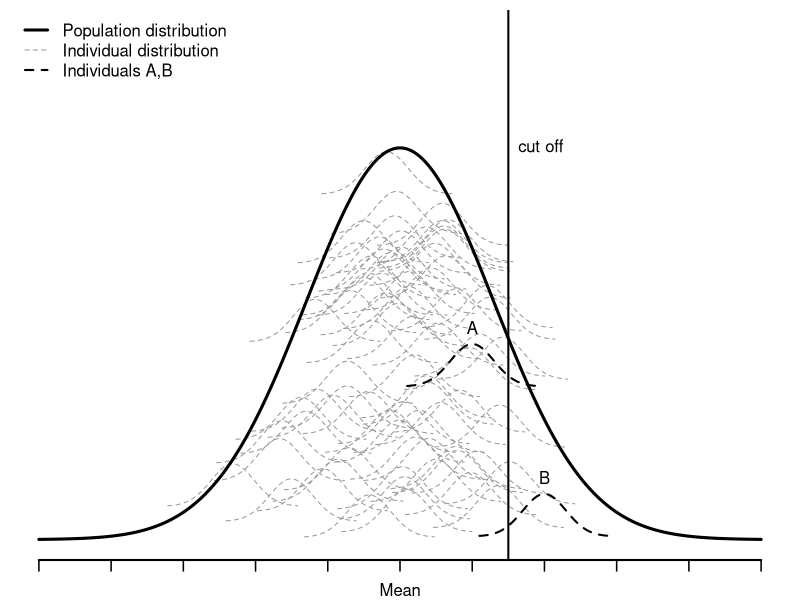

This figure's R source:
## What is regression toward the Mean
# reproducing figure 1 of Yudkin1996

setwd("/Users/mia8425/Documents/Studium/6. Semester SS 2026/SE Seminar")
pdf("figure-RTM.pdf", width = 7, height = 5)

x <- seq(0, 10, length.out = 500)

mu_pop <- 5
sd_pop <- 1.3
y_pop <- dnorm(x, mu_pop, sd_pop)

# Reduce margins: bottom, left, top, right
par(mar = c(2, 0.5, 0.5, 0.5))

# Set up empty plot
plot(x, y_pop, type = "n",
     ylim = c(0, max(y_pop) * 1.3),
     xlab = "", ylab = "",
     main = "",
     xaxt = "n", yaxt = "n", bty = "n")
axis(1, at = seq(0, 10, by = 1), labels = FALSE, lwd = 2, lwd.ticks = 1.5, tck = -0.02)
axis(1, at = mu_pop, labels = "Mean", tick = FALSE)

# Add individual distributions
set.seed(420)

n_ind <- 75

scale <- 0.025  # size of individual dist relative to pop dist

sd_ind <- 0.3  # individual within-person SD 

draw_individual <- function(mu_i, lwd = 1, lty = 2, col = "gray60", offset = NULL) {
  # Random vertical position; mean stays inside the curve, tails may extend outside
  pop_height_at_mu <- dnorm(mu_i, mu_pop, sd_pop)
  peak_height <- scale / (sd_ind * sqrt(2 * pi))
  if (is.null(offset))
    offset <- runif(1, min = 0, max = max(0, pop_height_at_mu - peak_height))
  x_i <- seq(mu_i - 3 * sd_ind, mu_i + 3 * sd_ind, length.out = 200)
  y_top <- dnorm(x_i, mu_i, sd_ind) * scale + offset
  lines(x_i, y_top, lwd = lwd, lty = lty, col = col)
  invisible(list(mu = mu_i, offset = offset, y_top = y_top, x_i = x_i))
}

for(i in 1:n_ind){
  mu_i <- rnorm(1, mu_pop, 0.8)
  draw_individual(mu_i)
}

# individual A (below mean)
mu_A <- 6
res_A <- draw_individual(mu_A, lwd = 2, col = "black", offset = 0.12)

# individual B (above mean)
mu_B <- 7
res_B <- draw_individual(mu_B, lwd = 2, col = "black")

# Draw population curve
lines(x, y_pop, lwd = 3, col = "black")

# cutoff
abline(v = 6.5, lwd = 2)

text(6.5, max(y_pop), "cut off", pos = 4)
text(mu_A, max(res_A$y_top), "A", pos = 3)
text(mu_B, max(res_B$y_top), "B", pos = 3)

legend("topleft",
       legend = c("Population distribution",
                  "Individual distribution",
                  "Individuals A,B"),
       lty    = c(1, 2, 2),
       lwd    = c(3, 1, 2),
       col    = c("black", "gray60", "black"),
       bty    = "n",
       seg.len = 1.5)

dev.off()
